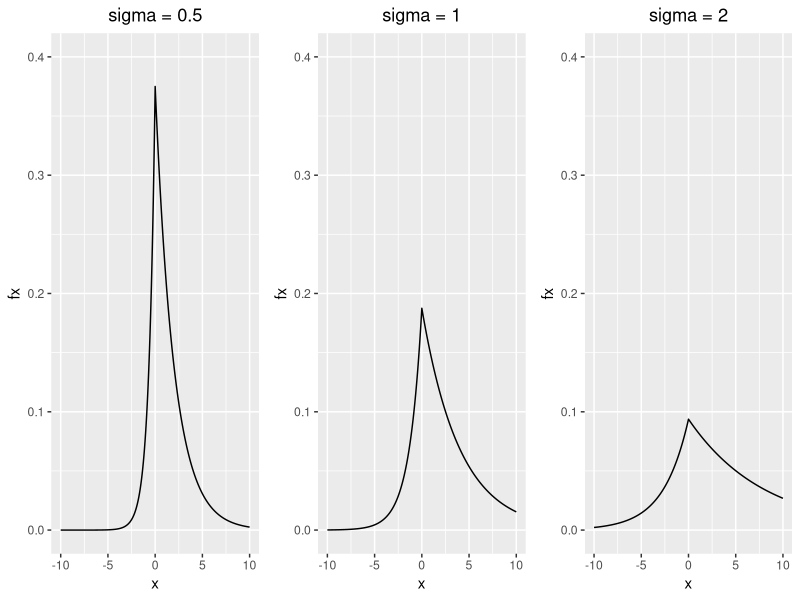
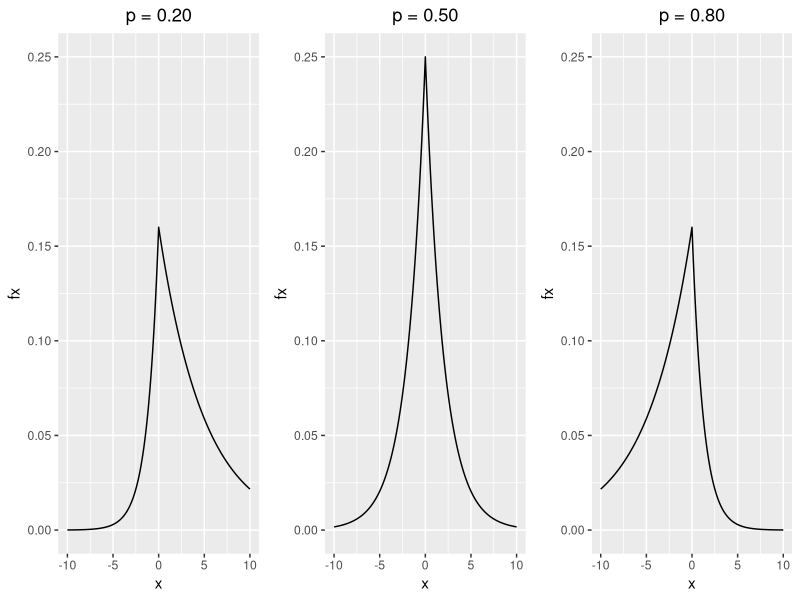

These figures' R source, in order:
library(tibble)
library(ggplot2)
library(gridExtra)

# Define local_path where the repo lives (user dependent)
local_path <- "/Users/opardo/Documents/Projects/Personal/"

# Setwd for simple function and simple error folder
setwd(paste0(local_path,"Thesis/Applications/ALD/"))

save <- TRUE

dalp <- function(x, sigma, p) {
  kernel <- ifelse (
    x >= 0,
    exp(- p * x / sigma),
    exp((1 - p) * x / sigma)
  )
  d <- (p * (1 - p) / sigma) * kernel
  return(d)
}

x <- seq(-10,10,0.05)
p <- 0.25

changing_p <- data_frame(
  x = x,
  sigma0.5 = dalp(x, 0.5, p),
  sigma1 = dalp(x, 1, p),
  sigma2 = dalp(x, 2, p),
  sigma3 = dalp(x, 3, p)
)

plot_s0.5 <- ggplot(data = changing_p, aes(x = x, y = sigma0.5)) +
  geom_line() +
  ylim(c(0,0.4)) +
  ylab("fx") +
  ggtitle("sigma = 0.5") +
  theme(plot.title = element_text(hjust = 0.5)) +
  theme(legend.position="none")

plot_s1 <- ggplot(data = changing_p, aes(x = x, y = sigma1)) +
  geom_line() +
  ylim(c(0,0.4)) +
  ylab("fx") +
  ggtitle("sigma = 1") +
  theme(plot.title = element_text(hjust = 0.5)) +
  theme(legend.position="none")

plot_s2 <- ggplot(data = changing_p, aes(x = x, y = sigma2)) +
  geom_line() +
  ylim(c(0,0.4)) +
  ylab("fx") +
  ggtitle("sigma = 2") +
  theme(plot.title = element_text(hjust = 0.5)) +
  theme(legend.position="none")

sigma_plots <- grid.arrange(
  plot_s0.5,
  plot_s1,
  plot_s2,
  ncol = 3
)

changing_p <- data_frame(
  x = x,
  p20 = dalp(x, 1, 0.20),
  p50 = dalp(x, 1, 0.5),
  p80 = dalp(x, 1, 0.80)
)

plot_p20 <- ggplot(data = changing_p, aes(x = x, y = p20)) +
  geom_line() +
  ylim(c(0,0.25)) +
  ylab("fx") +
  ggtitle("p = 0.20") +
  theme(plot.title = element_text(hjust = 0.5)) +
  theme(legend.position="none")

plot_p50 <- ggplot(data = changing_p, aes(x = x, y = p50)) +
  geom_line() +
  ylim(c(0,0.25)) +
  ylab("fx") +
  ggtitle("p = 0.50") +
  theme(plot.title = element_text(hjust = 0.5)) +
  theme(legend.position="none")
       
plot_p80 <- ggplot(data = changing_p, aes(x = x, y = p80)) +
  geom_line() +
  ylim(c(0,0.25)) +
  ylab("fx") +
  ggtitle("p = 0.80") +
  theme(plot.title = element_text(hjust = 0.5)) +
  theme(legend.position="none")

p_plots <- grid.arrange(
  plot_p20,
  plot_p50,
  plot_p80,
  ncol = 3
)

if (save) {
  ggsave(
    filename = "sigma_plots.png",
    plot = sigma_plots,
    width = 12,
    height = 5
  )
  ggsave(
    filename = "p_plots.png",
    plot = p_plots,
    width = 12,
    height = 5
  )
}